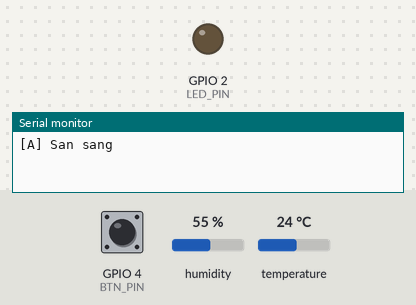
Bench run of a sketch on a simulated ESP32. Shown: output pins drawn as LEDs (lit = HIGH), the last lines printed to the serial monitor. Dashed ring = blinking. Inputs (shaded band) come from the test bench; at power-on: GPIO 4 (BTN_PIN) HIGH, humidity 55 %, temperature 24 °C.

Above: at 1.2 s.
1.3 s: GPIO 4 (BTN_PIN) pulled LOW for 0.15 s
At 2.25 s:
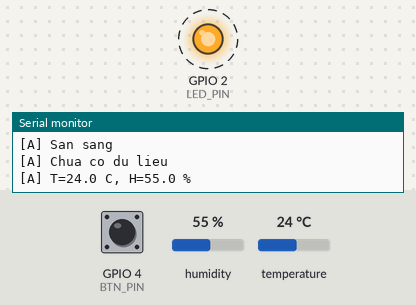
9.5 s: GPIO 4 (BTN_PIN) pulled LOW for 1 s
13.0 s: GPIO 4 (BTN_PIN) driven LOW
Timing chart, 0 to 22.5 s (numbered marks = the images above; inputs shaded):
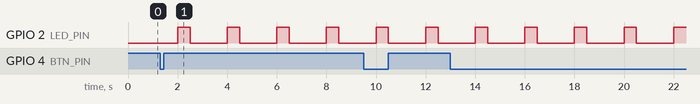

Measured:
- by itself, GPIO 2 (LED_PIN): alternates HIGH for 0.50 s and LOW for 1.5 s

The sketch:

DeviceA.ino
```cpp
// ===== THIET BI A: NUT CAM BIEN (ESP32 + DHT22 + Button + LED) =====
#include <DHT.h>

#define DHT_PIN   15
#define LED_PIN   2
#define BTN_PIN   4
#define RX2_PIN   16
#define TX2_PIN   17
#define DHTTYPE   DHT22

const uint32_t SENSE_PERIOD = 2000;  // chu ky doc cam bien (ms)
const uint32_t LED_ON_TIME  = 500;   // thoi gian led sang (ms)
const uint32_t ACK_TIMEOUT  = 500;   // thoi gian cho bao nhan (ms)
const uint32_t RETRY_PERIOD = 1000;  // khoang cach giua cac lan gui (ms)
const uint8_t  MAX_RETRY    = 3;     // so lan gui lai toi da
const uint32_t DEBOUNCE_MS  = 30;

DHT dht(DHT_PIN, DHTTYPE);

float temperature = NAN, humidity = NAN;
uint32_t tSense = 0, tLedOn = 0;
bool ledState = false;

enum TxState { TX_IDLE, TX_WAIT_ACK, TX_WAIT_RETRY };
TxState txState = TX_IDLE;
uint32_t tLastSend = 0;
uint8_t retryCnt = 0;
uint8_t frame[8];
uint8_t ackState = 0;

int lastBtnRaw = HIGH, btnStable = HIGH;
uint32_t tBtnChange = 0;

uint8_t calcCrc(const uint8_t *d, uint8_t n) {
  uint8_t c = 0;
  for (uint8_t i = 0; i < n; i++) c ^= d[i];
  return c;
}

// Khung: FD AD LEN T_H T_L H_H H_L CRC  (T,H = gia tri x10, int16)
void buildFrame() {
  int16_t t = (int16_t)lroundf(temperature * 10);
  int16_t h = (int16_t)lroundf(humidity * 10);
  frame[0] = 0xFD;
  frame[1] = 0xAD;
  frame[2] = 4;
  frame[3] = (uint8_t)((t >> 8) & 0xFF);
  frame[4] = (uint8_t)(t & 0xFF);
  frame[5] = (uint8_t)((h >> 8) & 0xFF);
  frame[6] = (uint8_t)(h & 0xFF);
  frame[7] = calcCrc(frame, 7);
}

void sendFrame() {
  Serial2.write(frame, sizeof(frame));
  tLastSend = millis();
  Serial.printf("[A] Gui khung (lan %u): ", retryCnt + 1);
  for (uint8_t i = 0; i < sizeof(frame); i++) Serial.printf("%02X ", frame[i]);
  Serial.println();
}

// May trang thai nhan bao nhan FD DE
bool checkAck() {
  bool got = false;
  while (Serial2.available()) {
    uint8_t b = Serial2.read();
    if (ackState == 1 && b == 0xDE) { got = true; ackState = 0; }
    else ackState = (b == 0xFD) ? 1 : 0;
  }
  return got;
}

void sensorTask() {
  uint32_t now = millis();
  if (now - tSense >= SENSE_PERIOD) {
    tSense += SENSE_PERIOD;
    digitalWrite(LED_PIN, HIGH);          // bat led bao hieu
    ledState = true;
    tLedOn = now;
    float t = dht.readTemperature();
    float h = dht.readHumidity();
    if (isnan(t) || isnan(h)) {
      Serial.println("[A] Loi doc DHT22");
    } else {
      temperature = t; humidity = h;
      Serial.printf("[A] T=%.1f C, H=%.1f %%\n", t, h);
    }
  }
  if (ledState && (now - tLedOn >= LED_ON_TIME)) {
    digitalWrite(LED_PIN, LOW);           // tat led phan con lai cua chu ky
    ledState = false;
  }
}

void onButtonPressed() {
  if (txState != TX_IDLE) { Serial.println("[A] Dang gui, bo qua"); return; }
  if (isnan(temperature) || isnan(humidity)) { Serial.println("[A] Chua co du lieu"); return; }
  buildFrame();
  retryCnt = 0;
  sendFrame();
  txState = TX_WAIT_ACK;
}

void buttonTask() {
  int raw = digitalRead(BTN_PIN);
  if (raw != lastBtnRaw) { tBtnChange = millis(); lastBtnRaw = raw; }
  if ((millis() - tBtnChange > DEBOUNCE_MS) && raw != btnStable) {
    btnStable = raw;
    if (btnStable == LOW) onButtonPressed();   // phat hien nhan xuong
  }
}

void txTask() {
  uint32_t now = millis();
  switch (txState) {
    case TX_WAIT_ACK:
      if (checkAck()) {
        Serial.println("[A] Nhan bao nhan -> ket thuc");
        txState = TX_IDLE;
      } else if (now - tLastSend >= ACK_TIMEOUT) {
        if (retryCnt >= MAX_RETRY) {
          Serial.println("[A] Gui that bai sau 3 lan gui lai");
          txState = TX_IDLE;
        } else {
          Serial.println("[A] Het thoi gian cho bao nhan");
          txState = TX_WAIT_RETRY;
        }
      }
      break;
    case TX_WAIT_RETRY:
      while (Serial2.available()) Serial2.read();  // bo qua du lieu den tre
      if (now - tLastSend >= RETRY_PERIOD) {
        retryCnt++;
        sendFrame();
        txState = TX_WAIT_ACK;
      }
      break;
    default:
      while (Serial2.available()) Serial2.read();
      break;
  }
}

void setup() {
  Serial.begin(115200);
  Serial2.begin(9600, SERIAL_8N1, RX2_PIN, TX2_PIN);
  pinMode(LED_PIN, OUTPUT);
  pinMode(BTN_PIN, INPUT_PULLUP);
  dht.begin();
  Serial.println("[A] San sang");
}

void loop() {
  sensorTask();
  buttonTask();
  txTask();
}
```
